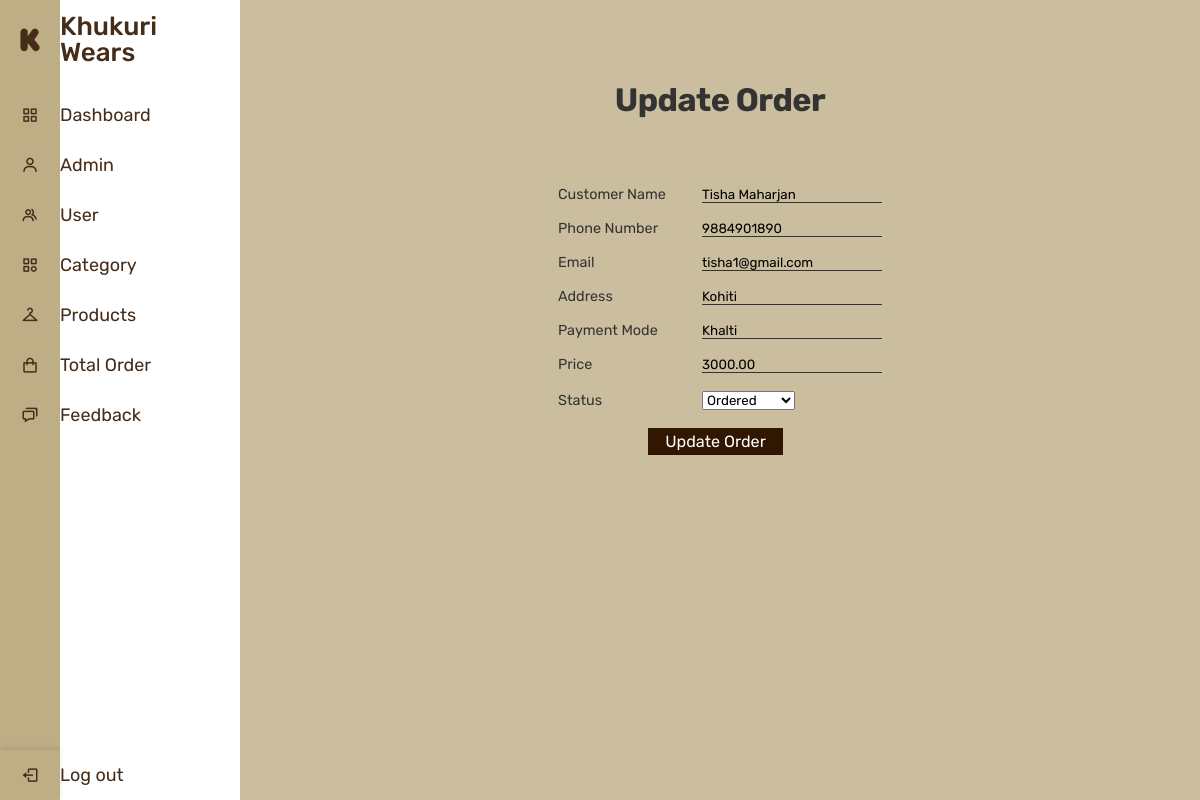
The app's page /admin/bulk_update.php?id=31 (signed in) with its own data.
### tables this page shows
CREATE TABLE `cart_orders` (
  `id` int(11) NOT NULL,
  `user_id` int(100) DEFAULT NULL,
  `name` varchar(100) DEFAULT NULL,
  `phone` varchar(12) DEFAULT NULL,
  `email` varchar(255) NOT NULL,
  `address` varchar(255) DEFAULT NULL,
  `total_products` varchar(1000) DEFAULT NULL,
  `total_price` decimal(10,2) DEFAULT NULL,
  `order_date` datetime DEFAULT NULL,
  `payment_mode` varchar(150) NOT NULL,
  `status` varchar(50) DEFAULT NULL
);

### admin/bulk_update.php (the view, shortened to what this page needs)
<?php
  include('navbar.php');
?>
<div class="main-content">
  <div class="wrapper">
    <?php
      if(isset($_GET['id'])){
        $id=$_GET['id'];
        $sql="SELECT * FROM cart_orders WHERE id=$id";
        $res=mysqli_query($conn,$sql);
        $count=mysqli_num_rows($res);
        if($count==1){
          $row=mysqli_fetch_assoc($res);
          $customer_name=$row['name'];
          $customer_contact=$row['phone'];
          $customer_email=$row['email'];
          $customer_address=$row['address'];
          $price=$row['total_price'];
          $payment_mode=$row['payment_mode'];
          $status=$row['status'];
        }else{
          header('location:'.$home.'admin/bulk_order.php');
        }
      }else{
        header('location:'.$home.'admin/bulk_order.php');
      }
    ?>
    <form action="" method="POST" class="add-form">
      <h2 class="update-order heading-secondary center-text">Update Order</h2>
      <div class="center-container">
        <div class="update-order-form">
          <div class="title">
            <label class="add-product-label" for="name">Customer Name</label><input class="add-box" name="customer_name"
              value="<?php echo $customer_name; ?>" id="name" type="text" placeholder=""  />
          </div>
          <div class="number">
            <label class="add-product-label" for="number">Phone Number</label><input class="add-box"
              name="customer_contact" value="<?php echo $customer_contact; ?>" id="number" type="text" placeholder=""
               />
          </div>
          <div class="email">
            <label class="add-product-label" for="email">Email</label><input class="add-box" name="customer_email"
              value="<?php echo $customer_email; ?>" id="number" type="email" placeholder=""  />
          </div>
          <div class="address">
            <label class="add-product-label" for="address">Address</label><input class="add-box" name="customer_address"
              value="<?php echo $customer_address; ?>" id="number" type="text" placeholder=""  />
          </div>
          <div class="payment_mode">
            <label class="add-product-label" for="payment_mode">Payment Mode</label><input class="add-box" name="payment_mode"
              value="<?php echo $payment_mode; ?>" id="number" type="text" placeholder=""  />
          </div>
          <div class="price">
            <label class="add-product-label" for="price">Price</label><input class="add-box" name="price"
              value="<?php echo $price; ?>" id="text" type="text" placeholder=""  />
          </div>
          <div class="status">
            <label class="add-product-label" for="status">Status</label><select name="status">
              <option <?php if($status=="Ordered"){echo "selected";} ?> value="Ordered">Ordered</option>
            </select>
          </div>
          <input type="submit" name="submit" value="Update Order" class="update-order-btn">
        </div>
      </div>
    </form>
  </div>
</div>

### admin/navbar-style.css (style rules this page uses)
* { margin: 0; padding: 0; box-sizing: border-box; font-family: 'Rubik', sans-serif; }

### css/admin-new.css (style rules this page uses)
.heading-secondary { margin: 3rem 0 !important; }
.main-content { position: relative; background: #cbbe9e; min-height: 100vh; width: calc(100% - 240px); left: 240px; transition: all 0.5s ease; }
.add-form { width: 100%; padding: 6rem 0; }
.add-box { width: 20rem; border: 0; outline: 0; background: transparent; border-bottom: 1px solid #333; box-sizing: border-box; }
.center-container { display: flex; justify-content: center; align-items: center; height: 30rem; }
.add-product-label, .add-category-label { display: inline-block; width: 16rem; font-size: 1.6rem; color: #333; }
.update-order.heading-secondary { margin: 0; }
.update-order-form { width: 50%; height: 70%; display: grid; grid-template-rows: repeat(7, 1fr); gap: 2rem; justify-content: center; align-items: center; }
.update-order-btn { margin-left: 10rem; font-size: 1.8rem; width: 15rem; height: 3rem; cursor: pointer; background-color: #311601; color: #fff; border: none; }

### css/general.css (style rules this page uses)
* { padding: 0; margin: 0; box-sizing: border-box; }
html { font-size: 62.5%; overflow-x: hidden; }
body { font-family: "Rubik", sans-serif; line-height: 1; font-weight: 400; color: #555; overflow-x: hidden; }
.heading-secondary, .heading-secondary-contact { font-size: 4.4rem; line-height: 1.2; margin-bottom: 8.4rem; }
.heading-primary, .heading-secondary, .heading-secondary-contact, .heading-tertiary { font-weight: 700; color: #333; letter-spacing: -0.5px; }
.heading-secondary, .heading-secondary-contact { font-size: 4.4rem; line-height: 1.2; margin-bottom: 9.6rem; }
.center-text { text-align: center; }

### css/queries.css (style rules this page uses)
@media (max-width: 75em) { html { font-size: 56.25%; } }
@media (max-width: 75em) { .heading-secondary { font-size: 3.6rem; } }

### records on screen
cart_orders: customer_name "Tisha Maharjan", customer_contact "9884901890", customer_email "tisha1@gmail.com", customer_address "Kohiti", payment_mode "Khalti", price "3000.00", status "Ordered"
